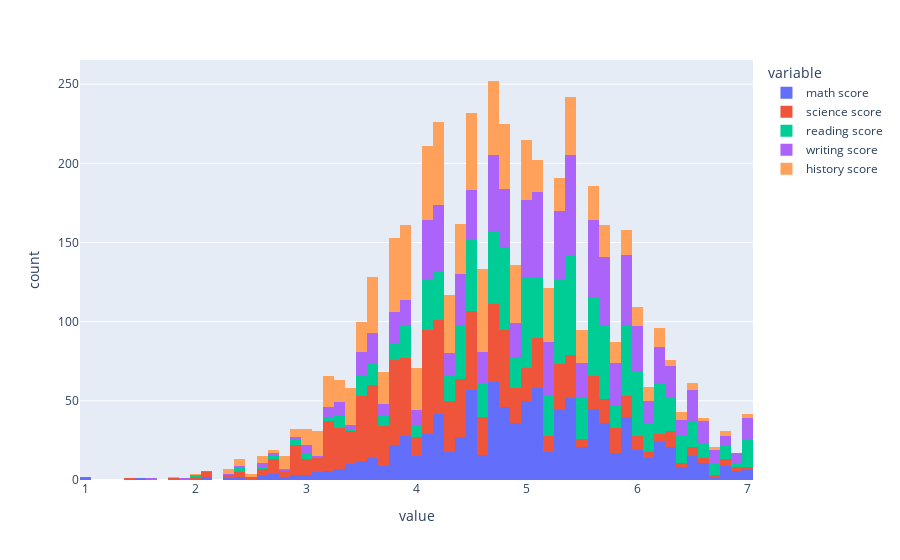

The notebook cell saved with this chart:
### Markdown cell above
Con el DataFrame de rendimiento para cada uno de los alumnos grafique como distribuyen los datos para cada uno de los puntajes obtenidos en cada una de las asignaturas.

Para realizar esta tarea se les recomienda que utilicen el comando ```px.histogram``` de plotly. Para esto puede ser útil procesar los datos con un melt, agrupando en una columna las asignaturas y en otra columna la nota obtenida en dicha asignatura.

Ejemplo del melt:

|    Variable   | Value |
|:-------------:|:-----:|
| math score    | 6.4   |
| math score    | 5.2   |
| ...           | ...   |
| writing score | 4.5   |

**To-Do:**

- [X] Utilice `plotly` para visualizar el rendimiento para los diferentes grupos que componen el dataset.
- [X] Responder a la pregunta, ¿Cuál es la asignatura que más les cuesta a los alumnos de la universidad de la Cachaña?

### Code cell
#### Codigo Aquí ####
df_melt = pd.melt(df_join, id_vars=['names'], value_vars=[f'{e} score' for e in ['math', 'science', 'reading', 'writing', 'history']]) 
display(df_melt.head())

# Plot
px.histogram(df_melt, x='value', color='variable')

### Figure 1 — Plotly figure (JSON) as saved in the notebook; plotly's stock layout.template omitted (floating-point values rounded to 4 significant figures; data arrays with more than 128 entries replaced by an {"elided": "..."} marker saying what was removed)
{"data": [{"alignmentgroup": "True", "bingroup": "x", "hovertemplate": "variable=math score<br>value=%{x}<br>count=%{y}<extra></extra>", "legendgroup": "math score", "marker": {"color": "#636efa"}, "name": "math score", "offsetgroup": "math score", "orientation": "v", "showlegend": true, "type": "histogram", "x": {"elided": "1000 float values"}, "xaxis": "x", "yaxis": "y"}, {"alignmentgroup": "True", "bingroup": "x", "hovertemplate": "variable=science score<br>value=%{x}<br>count=%{y}<extra></extra>", "legendgroup": "science score", "marker": {"color": "#EF553B"}, "name": "science score", "offsetgroup": "science score", "orientation": "v", "showlegend": true, "type": "histogram", "x": {"elided": "1000 float values"}, "xaxis": "x", "yaxis": "y"}, {"alignmentgroup": "True", "bingroup": "x", "hovertemplate": "variable=reading score<br>value=%{x}<br>count=%{y}<extra></extra>", "legendgroup": "reading score", "marker": {"color": "#00cc96"}, "name": "reading score", "offsetgroup": "reading score", "orientation": "v", "showlegend": true, "type": "histogram", "x": {"elided": "1000 float values"}, "xaxis": "x", "yaxis": "y"}, {"alignmentgroup": "True", "bingroup": "x", "hovertemplate": "variable=writing score<br>value=%{x}<br>count=%{y}<extra></extra>", "legendgroup": "writing score", "marker": {"color": "#ab63fa"}, "name": "writing score", "offsetgroup": "writing score", "orientation": "v", "showlegend": true, "type": "histogram", "x": {"elided": "1000 float values"}, "xaxis": "x", "yaxis": "y"}, {"alignmentgroup": "True", "bingroup": "x", "hovertemplate": "variable=history score<br>value=%{x}<br>count=%{y}<extra></extra>", "legendgroup": "history score", "marker": {"color": "#FFA15A"}, "name": "history score", "offsetgroup": "history score", "orientation": "v", "showlegend": true, "type": "histogram", "x": {"elided": "1000 float values"}, "xaxis": "x", "yaxis": "y"}], "layout": {"barmode": "relative", "legend": {"title": {"text": "variable"}, "tracegroupgap": 0}, "margin": {"t": 60}, "xaxis": {"anchor": "y", "domain": [0, 1], "title": {"text": "value"}}, "yaxis": {"anchor": "x", "domain": [0, 1], "title": {"text": "count"}}}}
